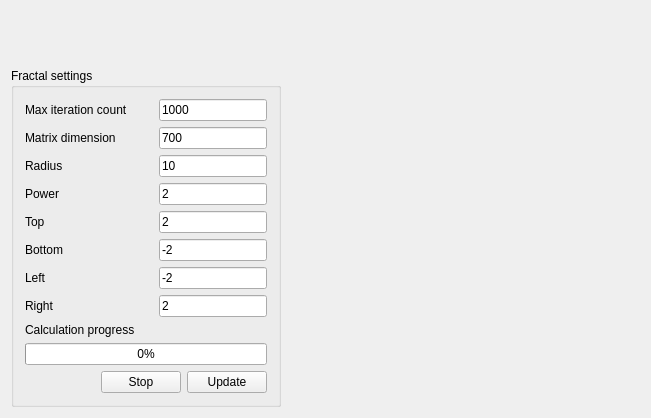
<?xml version="1.0" encoding="UTF-8"?>
<ui version="4.0">
 <class>MainWindow</class>
 <widget class="QMainWindow" name="MainWindow">
  <property name="geometry">
   <rect>
    <x>0</x>
    <y>0</y>
    <width>651</width>
    <height>418</height>
   </rect>
  </property>
  <property name="windowTitle">
   <string>FractalQt</string>
  </property>
  <widget class="QWidget" name="centralWidget">
   <layout class="QHBoxLayout" name="horizontalLayout_10">
    <item>
     <layout class="QVBoxLayout" name="verticalLayout_2">
      <item>
       <spacer name="verticalSpacer">
        <property name="orientation">
         <enum>Qt::Vertical</enum>
        </property>
        <property name="sizeHint" stdset="0">
         <size>
          <width>267</width>
          <height>18</height>
         </size>
        </property>
       </spacer>
      </item>
      <item>
       <widget class="QGroupBox" name="groupBox">
        <property name="sizePolicy">
         <sizepolicy hsizetype="Maximum" vsizetype="Maximum">
          <horstretch>0</horstretch>
          <verstretch>0</verstretch>
         </sizepolicy>
        </property>
        <property name="minimumSize">
         <size>
          <width>270</width>
          <height>300</height>
         </size>
        </property>
        <property name="maximumSize">
         <size>
          <width>270</width>
          <height>500</height>
         </size>
        </property>
        <property name="baseSize">
         <size>
          <width>0</width>
          <height>0</height>
         </size>
        </property>
        <property name="title">
         <string>Fractal settings</string>
        </property>
        <layout class="QVBoxLayout" name="verticalLayout">
         <item>
          <layout class="QHBoxLayout" name="horizontalLayout_9">
           <item>
            <widget class="QLabel" name="label_9">
             <property name="text">
              <string>Max iteration count</string>
             </property>
            </widget>
           </item>
           <item>
            <spacer name="horizontalSpacer_9">
             <property name="orientation">
              <enum>Qt::Horizontal</enum>
             </property>
             <property name="sizeHint" stdset="0">
              <size>
               <width>10</width>
               <height>20</height>
              </size>
             </property>
            </spacer>
           </item>
           <item>
            <widget class="QLineEdit" name="maxIterationLineEdit">
             <property name="text">
              <string>1000</string>
             </property>
            </widget>
           </item>
          </layout>
         </item>
         <item>
          <layout class="QHBoxLayout" name="horizontalLayout_5">
           <item>
            <widget class="QLabel" name="label">
             <property name="text">
              <string>Matrix dimension</string>
             </property>
            </widget>
           </item>
           <item>
            <spacer name="horizontalSpacer_6">
             <property name="orientation">
              <enum>Qt::Horizontal</enum>
             </property>
             <property name="sizeHint" stdset="0">
              <size>
               <width>20</width>
               <height>20</height>
              </size>
             </property>
            </spacer>
           </item>
           <item>
            <widget class="QLineEdit" name="matrixDimensionLineEdit">
             <property name="text">
              <string>700</string>
             </property>
            </widget>
           </item>
          </layout>
         </item>
         <item>
          <layout class="QHBoxLayout" name="horizontalLayout_6">
           <item>
            <widget class="QLabel" name="label_6">
             <property name="text">
              <string>Radius</string>
             </property>
            </widget>
           </item>
           <item>
            <spacer name="horizontalSpacer_7">
             <property name="orientation">
              <enum>Qt::Horizontal</enum>
             </property>
             <property name="sizeHint" stdset="0">
              <size>
               <width>20</width>
               <height>20</height>
              </size>
             </property>
            </spacer>
           </item>
           <item>
            <widget class="QLineEdit" name="radiusLineEdit">
             <property name="text">
              <string>10</string>
             </property>
            </widget>
           </item>
          </layout>
         </item>
         <item>
          <layout class="QHBoxLayout" name="horizontalLayout_7">
           <item>
            <widget class="QLabel" name="label_7">
             <property name="text">
              <string>Power</string>
             </property>
            </widget>
           </item>
           <item>
            <spacer name="horizontalSpacer_8">
             <property name="orientation">
              <enum>Qt::Horizontal</enum>
             </property>
             <property name="sizeHint" stdset="0">
              <size>
               <width>20</width>
               <height>20</height>
              </size>
             </property>
            </spacer>
           </item>
           <item>
            <widget class="QLineEdit" name="powerLineEdit">
             <property name="text">
              <string>2</string>
             </property>
            </widget>
           </item>
          </layout>
         </item>
         <item>
          <layout class="QHBoxLayout" name="horizontalLayout">
           <item>
            <widget class="QLabel" name="label_2">
             <property name="text">
              <string>Top</string>
             </property>
            </widget>
           </item>
           <item>
            <spacer name="horizontalSpacer">
             <property name="orientation">
              <enum>Qt::Horizontal</enum>
             </property>
             <property name="sizeType">
              <enum>QSizePolicy::Expanding</enum>
             </property>
             <property name="sizeHint" stdset="0">
              <size>
               <width>40</width>
               <height>20</height>
              </size>
             </property>
            </spacer>
           </item>
           <item>
            <widget class="QLineEdit" name="topLineEdit">
             <property name="text">
              <string>2</string>
             </property>
            </widget>
           </item>
          </layout>
         </item>
         <item>
          <layout class="QHBoxLayout" name="horizontalLayout_2">
           <item>
            <widget class="QLabel" name="label_3">
             <property name="text">
              <string>Bottom</string>
             </property>
            </widget>
           </item>
           <item>
            <spacer name="horizontalSpacer_2">
             <property name="orientation">
              <enum>Qt::Horizontal</enum>
             </property>
             <property name="sizeHint" stdset="0">
              <size>
               <width>20</width>
               <height>20</height>
              </size>
             </property>
            </spacer>
           </item>
           <item>
            <widget class="QLineEdit" name="bottomLineEdit">
             <property name="text">
              <string>-2</string>
             </property>
            </widget>
           </item>
          </layout>
         </item>
         <item>
          <layout class="QHBoxLayout" name="horizontalLayout_3">
           <item>
            <widget class="QLabel" name="label_4">
             <property name="text">
              <string>Left</string>
             </property>
            </widget>
           </item>
           <item>
            <spacer name="horizontalSpacer_3">
             <property name="orientation">
              <enum>Qt::Horizontal</enum>
             </property>
             <property name="sizeType">
              <enum>QSizePolicy::Expanding</enum>
             </property>
             <property name="sizeHint" stdset="0">
              <size>
               <width>20</width>
               <height>20</height>
              </size>
             </property>
            </spacer>
           </item>
           <item>
            <widget class="QLineEdit" name="leftLineEdit">
             <property name="text">
              <string>-2</string>
             </property>
            </widget>
           </item>
          </layout>
         </item>
         <item>
          <layout class="QHBoxLayout" name="horizontalLayout_4">
           <item>
            <widget class="QLabel" name="label_5">
             <property name="text">
              <string>Right</string>
             </property>
            </widget>
           </item>
           <item>
            <spacer name="horizontalSpacer_4">
             <property name="orientation">
              <enum>Qt::Horizontal</enum>
             </property>
             <property name="sizeHint" stdset="0">
              <size>
               <width>20</width>
               <height>20</height>
              </size>
             </property>
            </spacer>
           </item>
           <item>
            <widget class="QLineEdit" name="rightLineEdit">
             <property name="text">
              <string>2</string>
             </property>
            </widget>
           </item>
          </layout>
         </item>
         <item>
          <widget class="QLabel" name="label_8">
           <property name="text">
            <string>Calculation progress</string>
           </property>
          </widget>
         </item>
         <item>
          <widget class="QProgressBar" name="progressBar">
           <property name="value">
            <number>0</number>
           </property>
          </widget>
         </item>
         <item>
          <layout class="QHBoxLayout" name="horizontalLayout_8">
           <item>
            <spacer name="horizontalSpacer_5">
             <property name="orientation">
              <enum>Qt::Horizontal</enum>
             </property>
             <property name="sizeHint" stdset="0">
              <size>
               <width>40</width>
               <height>20</height>
              </size>
             </property>
            </spacer>
           </item>
           <item>
            <widget class="QPushButton" name="stopPushButton">
             <property name="text">
              <string>Stop</string>
             </property>
            </widget>
           </item>
           <item>
            <widget class="QPushButton" name="updatePushButton">
             <property name="text">
              <string>Update</string>
             </property>
            </widget>
           </item>
          </layout>
         </item>
        </layout>
       </widget>
      </item>
     </layout>
    </item>
    <item>
     <widget class="ZoomWidget" name="fractalWidget" native="true">
      <property name="sizePolicy">
       <sizepolicy hsizetype="Expanding" vsizetype="Preferred">
        <horstretch>0</horstretch>
        <verstretch>0</verstretch>
       </sizepolicy>
      </property>
     </widget>
    </item>
   </layout>
  </widget>
 </widget>
 <layoutdefault spacing="6" margin="11"/>
 <customwidgets>
  <customwidget>
   <class>ZoomWidget</class>
   <extends>QWidget</extends>
   <header>ZoomWidget.h</header>
   <container>1</container>
  </customwidget>
 </customwidgets>
 <resources/>
 <connections/>
</ui>
